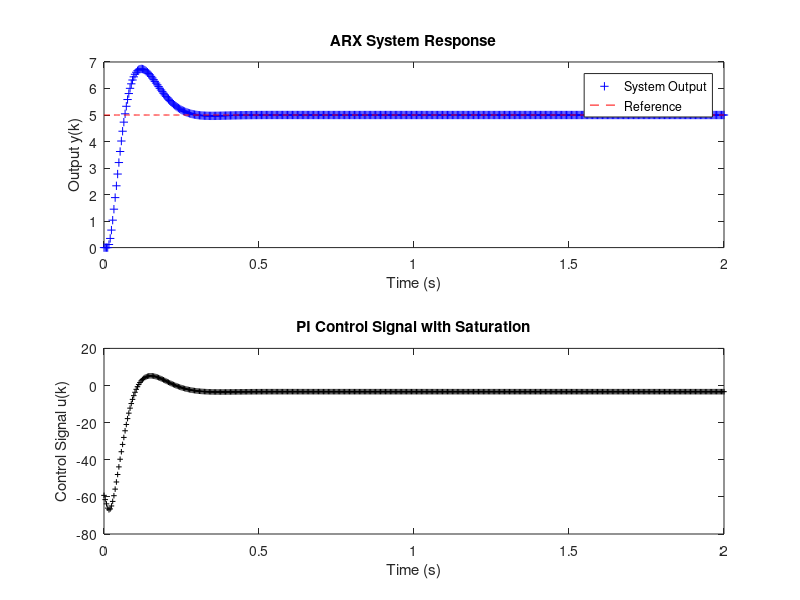

The MATLAB source for this figure:
%% Digital Control Simulation — ARX Model + Saturation
clear all; close all; clc;

%% Sampling period
Ts = 0.004;          % 4 ms

%% Reference signal
t = 0:Ts:2;          % 2 seconds simulation
Ref =5* ones(1,length(t)); % Step reference

%% ARX model coefficients
% A(z) = 1 - 1.937 z^-1 + 1.152 z^-2 - 0.2144 z^-3
% B(z) = -0.001961 z^-3
a = [1  -1.9366 1.1523 -0.2144]; % note the sign for implementation
b = [0 0 0 -0.001961];       % B(z) with zeros for delays

%% Initialize variables
y  = zeros(1,length(t));
y1 = 0; y2 = 0; y3 = 0;             % past outputs
u1 = 0; u2 = 0; u3 = 0;u4 = 0;       % past inputs
error1 = 0;                    % past error
Usim = zeros(1,length(t));

%% PI controller parameters
K0 = -11.8371;
K1 = 11.3794;

%% Saturation limits
Umax = 100;
Umin = -100;

%% Simulation loop
for k = 1:length(t)
    % ARX model
    y(k) = -a(2)*y1 - a(3)*y2 - a(4)*y3  + b(1)*u1 + b(2)*u2 + b(3)*u3+ b(4)*u4;

    % Control error
    error = Ref(k) - y(k);

    % PI control (incremental form)
    Usim(k) = u1 + K0*error + K1*error1;

    % Saturation
    if Usim(k) > Umax
        Usim(k) = Umax;
    elseif Usim(k) < Umin
        Usim(k) = Umin;
    end

    % Update past values
    y3 = y2; 
    y2 = y1; 
    y1 = y(k);
    u4 = u3; 
    u3 = u2; 
    u2 = u1; 
    u1 = Usim(k);
    error1 = error;
end

%% Plot results
figure;
subplot(2,1,1)
plot(t,y,'b+',t,Ref','r--','MarkerSize',4);
xlabel('Time (s)'); 
ylabel('Output y(k)');
legend('System Output','Reference');
title('ARX System Response')

subplot(2,1,2)
plot(t,Usim,'k+','MarkerSize',4);
xlabel('Time (s)'); 
ylabel('Control Signal u(k)');
title('PI Control Signal with Saturation')
